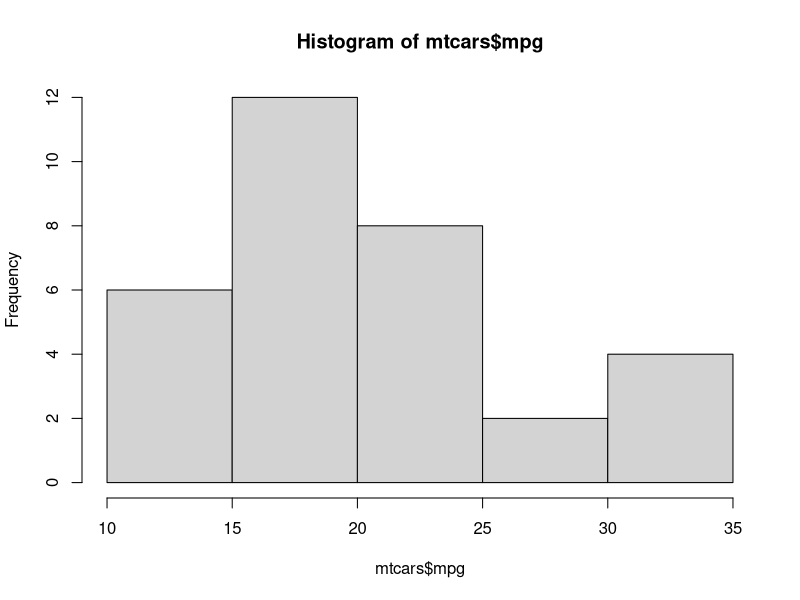
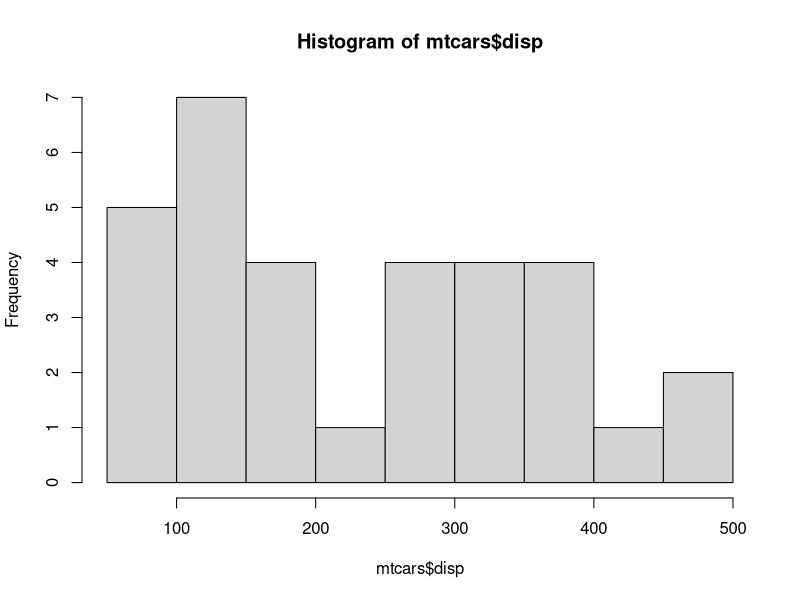

Write the R code that produced these figures, in order.
## ---- chunk 1
#| label: fig-two-plots
#| fig-cap: "Две диаграммы"
#| fig-subcap: 
#|   - "Первая диаграмма"
#|   - "Вторая диаграмма"
#| layout: [[20], [20]]

hist(mtcars$mpg)
hist(mtcars$disp)
## ---- chunk 2
#| echo: false
2 * 2
